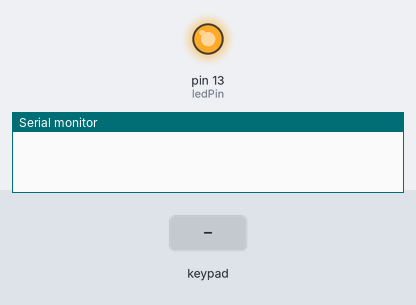
The sketch below on a simulated Arduino Mega 2560, built with avr-gcc and run on an emulated ATmega2560. Shown: output pins drawn as LEDs (lit = HIGH), the last lines printed to the serial monitor. The inputs (shaded band) are chosen by the test bench.

Above: at 1.2 s.
1.3 s: key '#' pressed
At 2.2 s:
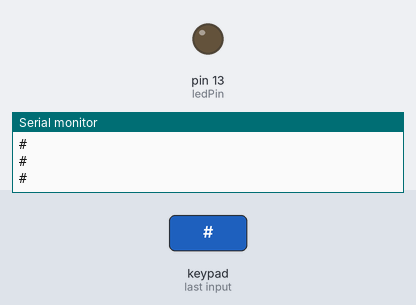
2.8 s: keypad keys 2 3 2 5 2 7 2 9 pressed 0.4 s apart
7.5 s: key 'A' pressed
9.0 s: keypad keys 2 3 2 5 2 7 2 9 * pressed 0.4 s apart
14.1 s: key 'B' pressed
15.6 s: keypad keys 2 3 2 5 2 7 2 9 D pressed 0.4 s apart
Timing chart, 0 to 18.6 s (numbered marks = the images above; inputs shaded):
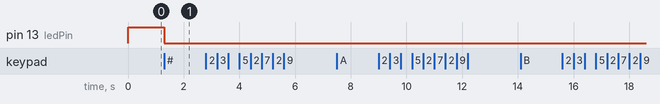

The sketch:

EventKeypadtest.ino
```cpp
/* @file EventSerialKeypad.pde
 || @version 1.0
 || @author Alexander Brevig
 || @contact alexanderbrevig@gmail.com
 ||
 || @description
 || | Demonstrates using the KeypadEvent.
 || #
 */
#include <Keypad.h>

const byte ROWS = 4; //four rows
const byte COLS = 4; //three columns
char keys[ROWS][COLS] = {
    {'1','2','3', 'A'},
    {'4','5','6', 'B'},
    {'7','8','9', 'C'},
    {'*','0','#', 'D'}
};


byte rowPins[ROWS] = {23,25,27,29}; //connect to row pinouts
byte colPins[COLS] = {22,24,26,28}; //connect to column pinouts

Keypad keypad = Keypad( makeKeymap(keys), rowPins, colPins, ROWS, COLS );
byte ledPin = 13;

boolean blink = false;
boolean ledPin_state;

void setup(){
    Serial.begin(9600);
    pinMode(ledPin, OUTPUT);              // Sets the digital pin as output.
    digitalWrite(ledPin, HIGH);           // Turn the LED on.
    ledPin_state = digitalRead(ledPin);   // Store initial LED state. HIGH when LED is on.
    keypad.addEventListener(keypadEvent); // Add an event listener for this keypad
}

void loop(){
    char key = keypad.getKey();
    delay(100);
//    if (key) {
//        Serial.println(key);
//    }
//    if (blink){
//        digitalWrite(ledPin,!digitalRead(ledPin));    // Change the ledPin from Hi2Lo or Lo2Hi.
//        delay(100);
//    }
}

// Taking care of some special events.
void keypadEvent(KeypadEvent key){

    if (key) {
        Serial.println(key);
    }
    switch (keypad.getState()){
    case PRESSED:
        if (key == '#') {
            digitalWrite(ledPin,!digitalRead(ledPin));
            ledPin_state = digitalRead(ledPin);        // Remember LED state, lit or unlit.
        }
        break;

    case RELEASED:
        if (key == '*') {
            digitalWrite(ledPin,ledPin_state);    // Restore LED state from before it started blinking.
            blink = false;
        }
        break;

    case HOLD:
        if (key == '*') {
            blink = true;    // Blink the LED when holding the * key.
        }
        break;
    }
}
```

Measured:
- after the input at 1.3 s, pin 13 (ledPin): HIGH → LOW at once
